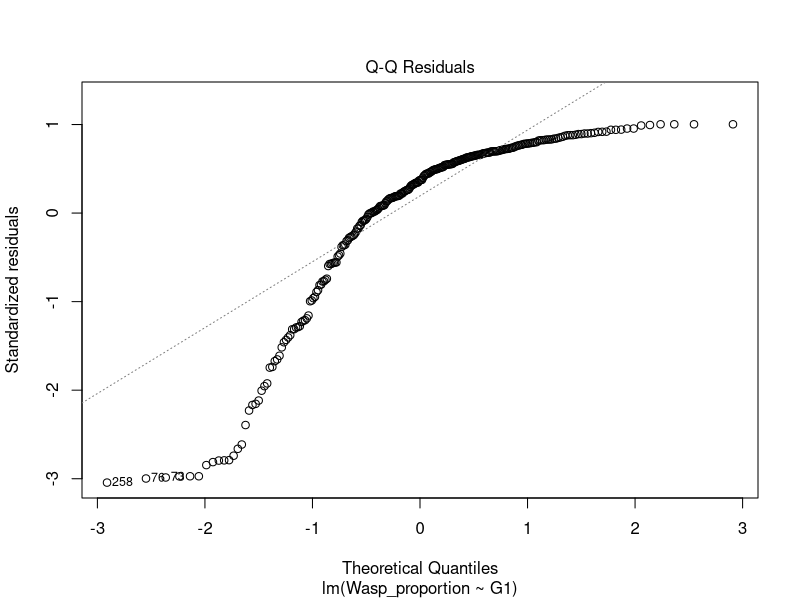
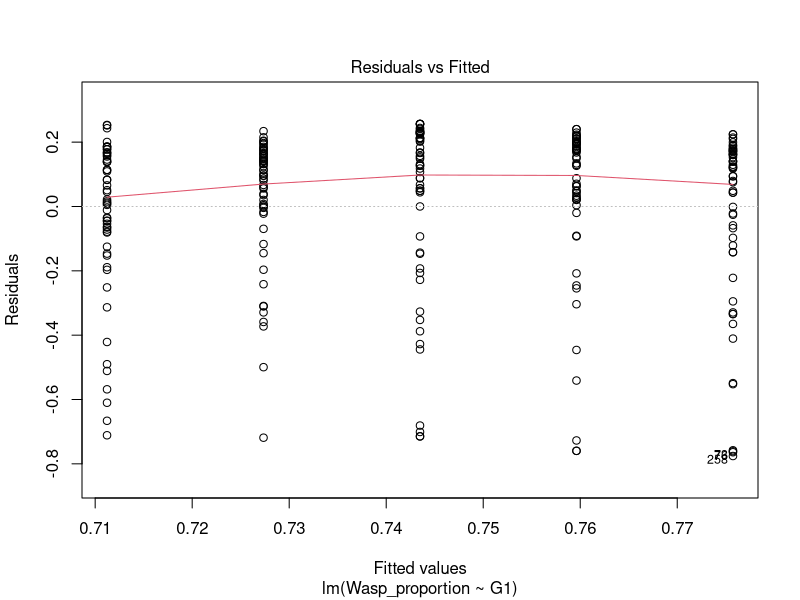
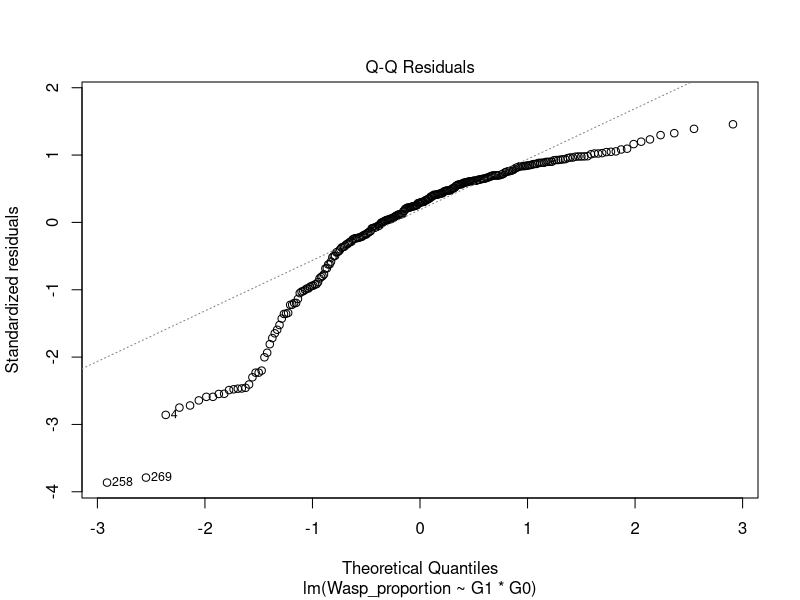
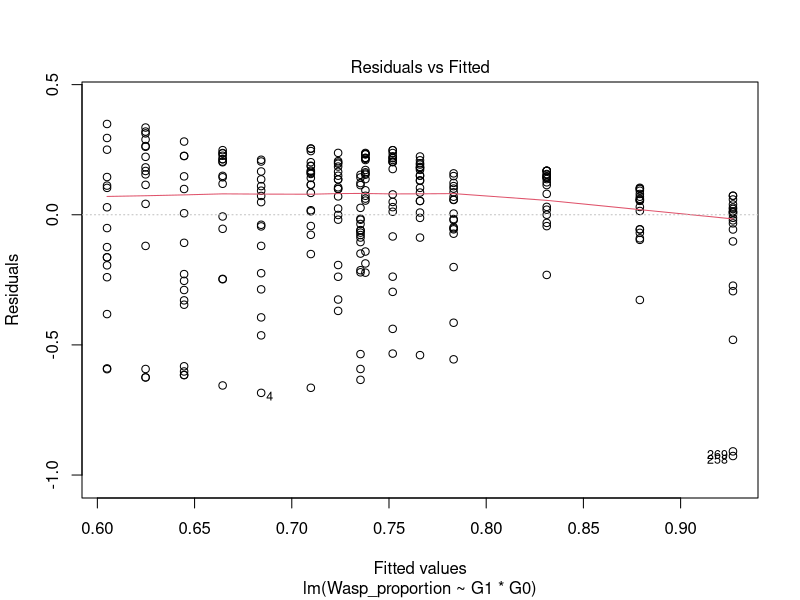
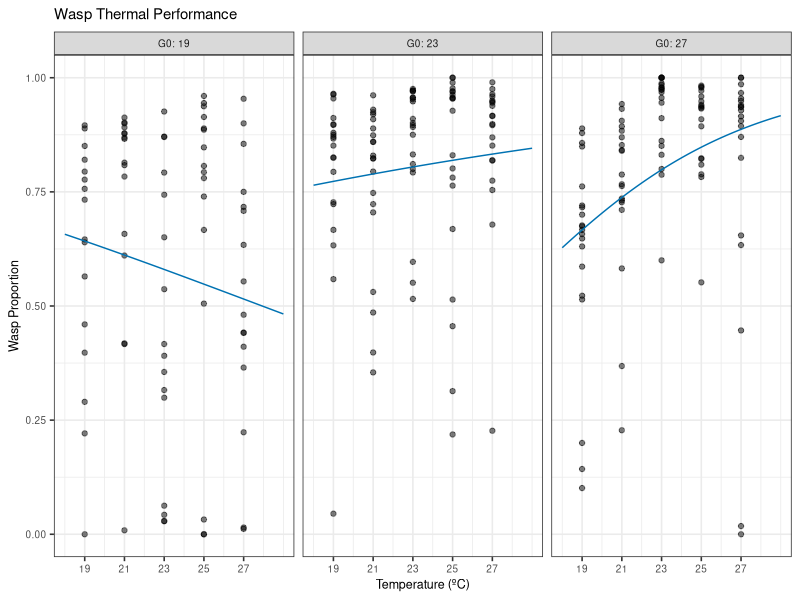

Here is the R script that generated these plots, in order:
## ---- chunk 1
knitr::opts_chunk$set(echo = TRUE)
## ---- chunk 2
library(tidyverse)
## ---- chunk 3
Wasp_data <- read_csv("Wasp counts.csv")
## ---- chunk 4
Wasp_data$Total_count <- rowSums(Wasp_data[, c("Wasp_count", "Fly_count")])
Wasp_data$Wasp_proportion <- Wasp_data$Wasp_count / Wasp_data$Total_count
## ---- chunk 5
waspmod1 <- lm(Wasp_proportion ~ G1, data=Wasp_data)
plot(waspmod1, which=2) #does not meet assumptions
plot(waspmod1, which=1) 

waspmod2 <- lm(Wasp_proportion ~ G1*G0, data=Wasp_data)
plot(waspmod2, which=2) #does not meet assumptions
plot(waspmod2, which=1)
## ---- chunk 6
waspglm2 <- glm(Wasp_proportion ~ G1*G0, data=Wasp_data,
                weights = Total_count, ## giving it the information in the sample size per vial
                family=binomial(link="logit"))
summary(waspglm2)


waspglm2_noG0 <- glm(Wasp_proportion ~ G1, data=Wasp_data,
                      weights = Total_count,
                      family=binomial(link="logit"))

waspglm2_noint <- glm(Wasp_proportion ~ G1+G0, data=Wasp_data,
                      weights = Total_count,
                      family=binomial(link="logit"))

waspglm2_sepG0 <- glm(Wasp_proportion ~ G1*factor(G0), data=Wasp_data,
                      weights = Total_count,   
                      family=binomial(link="logit"))
## Treating G0 as a factor instead of a number (i.e a different fit for each of the G0 options)

AIC(waspglm2, waspglm2_noG0, waspglm2_noint, waspglm2_sepG0) 
## From this can see waspglm2_sepG0 has the lowest AIC score
## Very strong support for interaction, and for separating the G0.
## ---- chunk 7
data_table_wasp1 <- data.frame(
  Model = c('2a',
            '2b',
            '2c',
            '2d'),
  Interaction = c('Absent',
                  'Absent',
                  'Present',
                  'Present'),
  G0 = c('Absent', 
            'Linear',
            'Linear',
            'Factor'),
  Explanatory_variable = c('G1',
                           'G1+G0',
                           'G1*G0',
                           'G1*factor(G0)'),
  n = c('2', 
        '3',
        '4',
        '6'),
  Likelihood = round(c(logLik(waspglm2_noG0), 
                       logLik(waspglm2_noint), 
                       logLik(waspglm2), 
                       logLik(waspglm2_sepG0)), digits = 2),
  AIC_Difference = round(c(
                (AIC(waspglm2_noG0)-AIC(waspglm2_sepG0)), 
                (AIC(waspglm2_noint)-AIC(waspglm2_sepG0)), 
                (AIC(waspglm2)-AIC(waspglm2_sepG0)), 
                (AIC(waspglm2_sepG0)-AIC(waspglm2_sepG0))), digits = 2)
)

data_table_wasp1
## ---- chunk 8
write.csv(data_table_wasp1, "wasp_output1.csv", row.names = FALSE)
## ---- chunk 9
waspglm2_poly <- glm(Wasp_proportion ~ G1*poly(G0,2),
                     data=Wasp_data,
                     weights = Total_count,    
                     family=binomial(link="logit"))
## ---- chunk 10
new_data_seq <- expand_grid(G1 = seq(18, 29, by = 0.01),
                            G0 = c(19, 23, 27))

new_data_seq$predictions_glm2<- predict(waspglm2, newdata = new_data_seq,type='response' )
new_data_seq$predictions_NoG0<- predict(waspglm2_noG0, newdata = new_data_seq,type='response' )
new_data_seq$predictions_NoInt<- predict(waspglm2_noint, newdata = new_data_seq,type='response' )
new_data_seq$predictions_sepG0<- predict(waspglm2_sepG0, newdata = new_data_seq,type='response' )
new_data_seq$predictions_poly<- predict(waspglm2_poly, newdata = new_data_seq,type='response' )
## ---- chunk 11
new_data_seq %>%
  ggplot() +
  geom_point(aes(G1, Wasp_proportion), data = Wasp_data, alpha=0.5) +
  geom_line(aes(G1, predictions_sepG0), col = '#0072B2') +
  theme_bw(base_size = 12) +
    theme(text = element_text(size = 9)) +
   scale_x_continuous(breaks = seq(19, 27, by = 2)) +
  labs(x = 'Temperature (ºC)',
       y = 'Wasp Proportion')+
  ggtitle( 'Wasp Thermal Performance')+
  facet_wrap(~G0, labeller = label_both)
## ---- chunk 12
save(waspglm2_poly, file = 'WaspModel') ## save to be loaded into simulation
save(waspglm2_noG0, file = 'WaspModel_NoG0') ## save to be loaded into simulation
## ---- chunk 13
wasp_conf_intervals <- confint(waspglm2_sepG0)
wasp_conf_intervals <- round(wasp_conf_intervals, digits = 2)

wasp_coef <- round(waspglm2_sepG0$coefficients, digits=2)

wasp_coefficients <- data.frame(Parameter=c('(Intercept)',
                                            'G1',
                                            'factor(G0)23',
                                            'factor(G0)27',
                                            'G1:factor(G0)23',
                                            'G1:factor(G0)27'),
                                Estimate=c('1.83',
                                              '-0.07',
                                              '-1.51',
                                              '-4.38',
                                              '0.11',
                                              '0.24'),
                                '2.5' =c('1.44',
                                       '-0.08',
                                       '-2.04',
                                       '-5.04',
                                       '0.09',
                                       '0.21'),
                                '97.5' =c('2.22',
                                       '-0.05',
                                       '-0.97',
                                       '-3.73',
                                       '0.14',
                                       '0.27')) 
## ---- chunk 14
write.csv(wasp_coefficients, "Wasp TPC Parameter estimates.csv")
